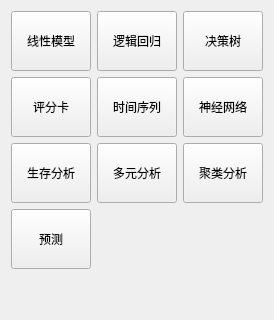
         <widget class="QWidget" name="page_model">
          <layout class="QGridLayout" name="gridLayout_4">
           <item row="1" column="2">
            <widget class="QToolButton" name="btn_model_cnn">
             <property name="minimumSize">
              <size>
               <width>80</width>
               <height>60</height>
              </size>
             </property>
             <property name="maximumSize">
              <size>
               <width>80</width>
               <height>60</height>
              </size>
             </property>
             <property name="text">
              <string>神经网络</string>
             </property>
             <property name="icon">
              <iconset resource="../pyqtsource.qrc">
               <normaloff>:/pyqt/source/images/nostackdirectboth_52x60.png</normaloff>:/pyqt/source/images/nostackdirectboth_52x60.png</iconset>
             </property>
             <property name="iconSize">
              <size>
               <width>32</width>
               <height>32</height>
              </size>
             </property>
             <property name="toolButtonStyle">
              <enum>Qt::ToolButtonTextUnderIcon</enum>
             </property>
            </widget>
           </item>
           <item row="1" column="1">
            <widget class="QToolButton" name="btn_model_time_seires">
             <property name="minimumSize">
              <size>
               <width>80</width>
               <height>60</height>
              </size>
             </property>
             <property name="maximumSize">
              <size>
               <width>80</width>
               <height>60</height>
              </size>
             </property>
             <property name="text">
              <string>时间序列</string>
             </property>
             <property name="icon">
              <iconset resource="../pyqtsource.qrc">
               <normaloff>:/pyqt/source/images/deletecolumns.png</normaloff>:/pyqt/source/images/deletecolumns.png</iconset>
             </property>
             <property name="iconSize">
              <size>
               <width>32</width>
               <height>32</height>
              </size>
             </property>
             <property name="toolButtonStyle">
              <enum>Qt::ToolButtonTextUnderIcon</enum>
             </property>
            </widget>
           </item>
           <item row="1" column="0">
            <widget class="QToolButton" name="btn_model_scorecard">
             <property name="minimumSize">
              <size>
               <width>80</width>
               <height>60</height>
              </size>
             </property>
             <property name="maximumSize">
              <size>
               <width>80</width>
               <height>60</height>
              </size>
             </property>
             <property name="text">
              <string>评分卡</string>
             </property>
             <property name="icon">
              <iconset resource="../pyqtsource.qrc">
               <normaloff>:/pyqt/source/images/nostackdirectboth_52x60.png</normaloff>:/pyqt/source/images/nostackdirectboth_52x60.png</iconset>
             </property>
             <property name="iconSize">
              <size>
               <width>32</width>
               <height>32</height>
              </size>
             </property>
             <property name="toolButtonStyle">
              <enum>Qt::ToolButtonTextUnderIcon</enum>
             </property>
            </widget>
           </item>
           <item row="2" column="2">
            <widget class="QToolButton" name="btn_model_3">
             <property name="minimumSize">
              <size>
               <width>80</width>
               <height>60</height>
              </size>
             </property>
             <property name="maximumSize">
              <size>
               <width>80</width>
               <height>60</height>
              </size>
             </property>
             <property name="text">
              <string>聚类分析</string>
             </property>
             <property name="icon">
              <iconset resource="../pyqtsource.qrc">
               <normaloff>:/pyqt/source/images/nostackdirectboth_52x60.png</normaloff>:/pyqt/source/images/nostackdirectboth_52x60.png</iconset>
             </property>
             <property name="iconSize">
              <size>
               <width>32</width>
               <height>32</height>
              </size>
             </property>
             <property name="toolButtonStyle">
              <enum>Qt::ToolButtonTextUnderIcon</enum>
             </property>
            </widget>
           </item>
           <item row="0" column="2">
            <widget class="QToolButton" name="btn_model_tree">
             <property name="minimumSize">
              <size>
               <width>80</width>
               <height>60</height>
              </size>
             </property>
             <property name="maximumSize">
              <size>
               <width>80</width>
               <height>60</height>
              </size>
             </property>
             <property name="text">
              <string>决策树</string>
             </property>
             <property name="icon">
              <iconset resource="../pyqtsource.qrc">
               <normaloff>:/pyqt/source/images/formfilternavigator.png</normaloff>:/pyqt/source/images/formfilternavigator.png</iconset>
             </property>
             <property name="iconSize">
              <size>
               <width>32</width>
               <height>32</height>
              </size>
             </property>
             <property name="toolButtonStyle">
              <enum>Qt::ToolButtonTextUnderIcon</enum>
             </property>
            </widget>
           </item>
           <item row="2" column="0">
            <widget class="QToolButton" name="btn_model_1">
             <property name="minimumSize">
              <size>
               <width>80</width>
               <height>60</height>
              </size>
             </property>
             <property name="maximumSize">
              <size>
               <width>80</width>
               <height>60</height>
              </size>
             </property>
             <property name="text">
              <string>生存分析</string>
             </property>
             <property name="icon">
              <iconset resource="../pyqtsource.qrc">
               <normaloff>:/pyqt/source/images/nostackdirectboth_52x60.png</normaloff>:/pyqt/source/images/nostackdirectboth_52x60.png</iconset>
             </property>
             <property name="iconSize">
              <size>
               <width>32</width>
               <height>32</height>
              </size>
             </property>
             <property name="toolButtonStyle">
              <enum>Qt::ToolButtonTextUnderIcon</enum>
             </property>
            </widget>
           </item>
           <item row="5" column="1">
            <spacer name="verticalSpacer_5">
             <property name="orientation">
              <enum>Qt::Vertical</enum>
             </property>
             <property name="sizeHint" stdset="0">
              <size>
               <width>20</width>
               <height>40</height>
              </size>
             </property>
            </spacer>
           </item>
           <item row="2" column="1">
            <widget class="QToolButton" name="btn_model_2">
             <property name="minimumSize">
              <size>
               <width>80</width>
               <height>60</height>
              </size>
             </property>
             <property name="maximumSize">
              <size>
               <width>80</width>
               <height>60</height>
              </size>
             </property>
             <property name="text">
              <string>多元分析</string>
             </property>
             <property name="icon">
              <iconset resource="../pyqtsource.qrc">
               <normaloff>:/pyqt/source/images/nostackdirectboth_52x60.png</normaloff>:/pyqt/source/images/nostackdirectboth_52x60.png</iconset>
             </property>
             <property name="iconSize">
              <size>
               <width>32</width>
               <height>32</height>
              </size>
             </property>
             <property name="toolButtonStyle">
              <enum>Qt::ToolButtonTextUnderIcon</enum>
             </property>
            </widget>
           </item>
           <item row="0" column="1">
            <widget class="QToolButton" name="btn_model_logist">
             <property name="minimumSize">
              <size>
               <width>80</width>
               <height>60</height>
              </size>
             </property>
             <property name="maximumSize">
              <size>
               <width>80</width>
               <height>60</height>
              </size>
             </property>
             <property name="text">
              <string>逻辑回归</string>
             </property>
             <property name="icon">
              <iconset resource="../pyqtsource.qrc">
               <normaloff>:/pyqt/source/images/formfilternavigator.png</normaloff>:/pyqt/source/images/formfilternavigator.png</iconset>
             </property>
             <property name="iconSize">
              <size>
               <width>32</width>
               <height>32</height>
              </size>
             </property>
             <property name="toolButtonStyle">
              <enum>Qt::ToolButtonTextUnderIcon</enum>
             </property>
            </widget>
           </item>
           <item row="0" column="0">
            <widget class="QToolButton" name="btn_model_linear_regression">
             <property name="minimumSize">
              <size>
               <width>80</width>
               <height>60</height>
              </size>
             </property>
             <property name="maximumSize">
              <size>
               <width>80</width>
               <height>60</height>
              </size>
             </property>
             <property name="text">
              <string>线性模型</string>
             </property>
             <property name="icon">
              <iconset resource="../pyqtsource.qrc">
               <normaloff>:/pyqt/source/images/formfilternavigator.png</normaloff>:/pyqt/source/images/formfilternavigator.png</iconset>
             </property>
             <property name="iconSize">
              <size>
               <width>32</width>
               <height>32</height>
              </size>
             </property>
             <property name="toolButtonStyle">
              <enum>Qt::ToolButtonTextUnderIcon</enum>
             </property>
            </widget>
           </item>
           <item row="3" column="0">
            <widget class="QToolButton" name="btn_model_4">
             <property name="minimumSize">
              <size>
               <width>80</width>
               <height>60</height>
              </size>
             </property>
             <property name="maximumSize">
              <size>
               <width>80</width>
               <height>60</height>
              </size>
             </property>
             <property name="text">
              <string>预测</string>
             </property>
             <property name="icon">
              <iconset resource="../pyqtsource.qrc">
               <normaloff>:/pyqt/source/images/nostackdirectboth_52x60.png</normaloff>:/pyqt/source/images/nostackdirectboth_52x60.png</iconset>
             </property>
             <property name="iconSize">
              <size>
               <width>32</width>
               <height>32</height>
              </size>
             </property>
             <property name="toolButtonStyle">
              <enum>Qt::ToolButtonTextUnderIcon</enum>
             </property>
            </widget>
           </item>
          </layout>
         </widget>
